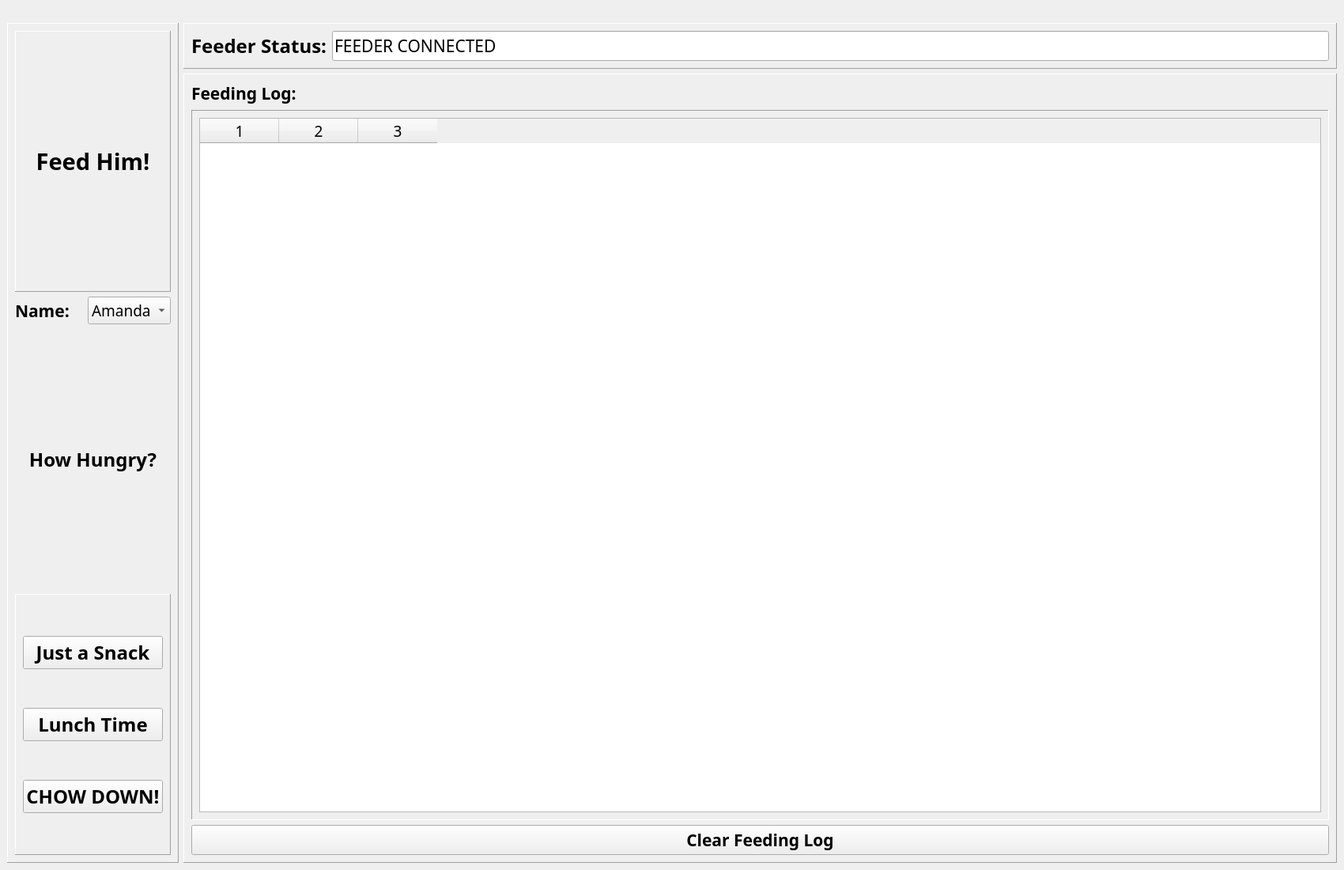
<?xml version="1.0" encoding="UTF-8"?>
<ui version="4.0">
 <class>MainWindow</class>
 <widget class="QMainWindow" name="MainWindow">
  <property name="geometry">
   <rect>
    <x>0</x>
    <y>0</y>
    <width>1700</width>
    <height>1100</height>
   </rect>
  </property>
  <property name="minimumSize">
   <size>
    <width>1300</width>
    <height>1100</height>
   </size>
  </property>
  <property name="windowTitle">
   <string>Who Fed Yugi?</string>
  </property>
  <widget class="QWidget" name="centralwidget">
   <layout class="QVBoxLayout" name="verticalLayout_5">
    <item>
     <layout class="QHBoxLayout" name="horizontalLayout_6">
      <item>
       <widget class="QLabel" name="label">
        <property name="maximumSize">
         <size>
          <width>600</width>
          <height>400</height>
         </size>
        </property>
        <property name="text">
         <string/>
        </property>
        <property name="pixmap">
         <pixmap>titlePicOne.png</pixmap>
        </property>
        <property name="scaledContents">
         <bool>true</bool>
        </property>
       </widget>
      </item>
      <item>
       <widget class="QLabel" name="label_2">
        <property name="maximumSize">
         <size>
          <width>400</width>
          <height>400</height>
         </size>
        </property>
        <property name="text">
         <string/>
        </property>
        <property name="pixmap">
         <pixmap>yugiPicOne.png</pixmap>
        </property>
        <property name="scaledContents">
         <bool>true</bool>
        </property>
       </widget>
      </item>
     </layout>
    </item>
    <item>
     <layout class="QHBoxLayout" name="horizontalLayout_3">
      <item>
       <widget class="QFrame" name="frame">
        <property name="frameShape">
         <enum>QFrame::Panel</enum>
        </property>
        <property name="frameShadow">
         <enum>QFrame::Raised</enum>
        </property>
        <layout class="QVBoxLayout" name="verticalLayout_3">
         <item>
          <widget class="QFrame" name="frame_2">
           <property name="frameShape">
            <enum>QFrame::Panel</enum>
           </property>
           <property name="frameShadow">
            <enum>QFrame::Raised</enum>
           </property>
           <layout class="QGridLayout" name="gridLayout_2">
            <item row="0" column="0">
             <widget class="QLabel" name="label_3">
              <property name="font">
               <font>
                <family>Sitka Heading Semibold</family>
                <pointsize>22</pointsize>
                <bold>true</bold>
               </font>
              </property>
              <property name="text">
               <string>Feed Him!</string>
              </property>
              <property name="alignment">
               <set>Qt::AlignCenter</set>
              </property>
             </widget>
            </item>
           </layout>
          </widget>
         </item>
         <item>
          <layout class="QHBoxLayout" name="horizontalLayout">
           <item>
            <widget class="QLabel" name="labelName">
             <property name="font">
              <font>
               <family>Sitka Text Semibold</family>
               <pointsize>16</pointsize>
               <bold>true</bold>
              </font>
             </property>
             <property name="text">
              <string>Name:</string>
             </property>
            </widget>
           </item>
           <item>
            <widget class="QComboBox" name="comboBoxName">
             <property name="font">
              <font>
               <family>Sitka Text</family>
               <pointsize>14</pointsize>
              </font>
             </property>
             <item>
              <property name="text">
               <string>Amanda</string>
              </property>
             </item>
             <item>
              <property name="text">
               <string>Brooke</string>
              </property>
             </item>
             <item>
              <property name="text">
               <string>Lilly</string>
              </property>
             </item>
             <item>
              <property name="text">
               <string>Mikee</string>
              </property>
             </item>
             <item>
              <property name="text">
               <string>Nick</string>
              </property>
             </item>
            </widget>
           </item>
          </layout>
         </item>
         <item>
          <widget class="QLabel" name="labelHowHungry">
           <property name="font">
            <font>
             <family>Sitka Text Semibold</family>
             <pointsize>18</pointsize>
             <bold>true</bold>
            </font>
           </property>
           <property name="text">
            <string>How Hungry?</string>
           </property>
           <property name="alignment">
            <set>Qt::AlignCenter</set>
           </property>
          </widget>
         </item>
         <item>
          <widget class="QFrame" name="frameButtons">
           <property name="frameShape">
            <enum>QFrame::Panel</enum>
           </property>
           <property name="frameShadow">
            <enum>QFrame::Raised</enum>
           </property>
           <layout class="QVBoxLayout" name="verticalLayout_4">
            <item>
             <widget class="QPushButton" name="pushButtonOne">
              <property name="font">
               <font>
                <family>Sitka Text Semibold</family>
                <pointsize>18</pointsize>
                <bold>true</bold>
               </font>
              </property>
              <property name="text">
               <string>Just a Snack</string>
              </property>
              <property name="flat">
               <bool>false</bool>
              </property>
             </widget>
            </item>
            <item>
             <widget class="QPushButton" name="pushButtonTwo">
              <property name="font">
               <font>
                <family>Sitka Text Semibold</family>
                <pointsize>18</pointsize>
                <bold>true</bold>
               </font>
              </property>
              <property name="text">
               <string>Lunch Time</string>
              </property>
             </widget>
            </item>
            <item>
             <widget class="QPushButton" name="pushButtonThree">
              <property name="font">
               <font>
                <family>Sitka Text Semibold</family>
                <pointsize>18</pointsize>
                <bold>true</bold>
               </font>
              </property>
              <property name="text">
               <string>CHOW DOWN!</string>
              </property>
             </widget>
            </item>
           </layout>
          </widget>
         </item>
        </layout>
       </widget>
      </item>
      <item>
       <layout class="QVBoxLayout" name="verticalLayout_2">
        <item>
         <widget class="QFrame" name="frame_3">
          <property name="font">
           <font>
            <family>Sitka Heading Semibold</family>
            <pointsize>16</pointsize>
            <bold>true</bold>
           </font>
          </property>
          <property name="frameShape">
           <enum>QFrame::Panel</enum>
          </property>
          <property name="frameShadow">
           <enum>QFrame::Raised</enum>
          </property>
          <layout class="QGridLayout" name="gridLayout">
           <item row="0" column="0">
            <layout class="QHBoxLayout" name="horizontalLayout_2">
             <item>
              <widget class="QLabel" name="labelStatus">
               <property name="font">
                <font>
                 <family>Sitka Heading Semibold</family>
                 <pointsize>18</pointsize>
                 <bold>true</bold>
                </font>
               </property>
               <property name="text">
                <string>Feeder Status:</string>
               </property>
              </widget>
             </item>
             <item>
              <widget class="QLineEdit" name="lineEditStatus">
               <property name="font">
                <font>
                 <family>Sitka Text</family>
                 <pointsize>16</pointsize>
                 <bold>false</bold>
                </font>
               </property>
               <property name="text">
                <string>FEEDER CONNECTED</string>
               </property>
               <property name="readOnly">
                <bool>true</bool>
               </property>
              </widget>
             </item>
            </layout>
           </item>
          </layout>
         </widget>
        </item>
        <item>
         <widget class="QFrame" name="frame_4">
          <property name="frameShape">
           <enum>QFrame::Panel</enum>
          </property>
          <property name="frameShadow">
           <enum>QFrame::Raised</enum>
          </property>
          <layout class="QVBoxLayout" name="verticalLayout">
           <item>
            <widget class="QLabel" name="label_5">
             <property name="font">
              <font>
               <family>Sitka Display Semibold</family>
               <pointsize>16</pointsize>
               <bold>true</bold>
              </font>
             </property>
             <property name="text">
              <string>Feeding Log:</string>
             </property>
            </widget>
           </item>
           <item>
            <widget class="QScrollArea" name="scrollArea">
             <property name="frameShape">
              <enum>QFrame::Panel</enum>
             </property>
             <property name="frameShadow">
              <enum>QFrame::Sunken</enum>
             </property>
             <property name="verticalScrollBarPolicy">
              <enum>Qt::ScrollBarAsNeeded</enum>
             </property>
             <property name="widgetResizable">
              <bool>true</bool>
             </property>
             <widget class="QWidget" name="scrollAreaWidgetContents">
              <property name="geometry">
               <rect>
                <x>0</x>
                <y>0</y>
                <width>1434</width>
                <height>529</height>
               </rect>
              </property>
              <layout class="QGridLayout" name="gridLayout_3">
               <item row="0" column="0">
                <widget class="QTableWidget" name="tableWidget">
                 <property name="font">
                  <font>
                   <family>Sitka Text</family>
                   <pointsize>14</pointsize>
                  </font>
                 </property>
                 <property name="gridStyle">
                  <enum>Qt::NoPen</enum>
                 </property>
                 <property name="columnCount">
                  <number>3</number>
                 </property>
                 <attribute name="horizontalHeaderVisible">
                  <bool>true</bool>
                 </attribute>
                 <attribute name="verticalHeaderVisible">
                  <bool>false</bool>
                 </attribute>
                 <column/>
                 <column/>
                 <column/>
                </widget>
               </item>
              </layout>
             </widget>
            </widget>
           </item>
           <item>
            <widget class="QPushButton" name="pushButtonClear">
             <property name="font">
              <font>
               <family>Sitka Display Semibold</family>
               <pointsize>16</pointsize>
               <bold>true</bold>
              </font>
             </property>
             <property name="text">
              <string>Clear Feeding Log</string>
             </property>
            </widget>
           </item>
          </layout>
         </widget>
        </item>
       </layout>
      </item>
     </layout>
    </item>
   </layout>
  </widget>
 </widget>
 <resources/>
 <connections/>
</ui>
